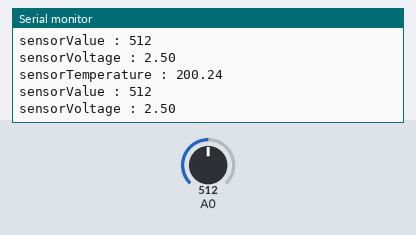
Bench run of a sketch on a simulated Arduino Uno, built with avr-gcc and run on an emulated ATmega328P. Shown: the last lines printed to the serial monitor. The test bench sets the inputs (shaded band); at power-on: A0 = 512.

Above: at 2.3 s.
2.4 s: A0 set to 716
At 2.9 s:
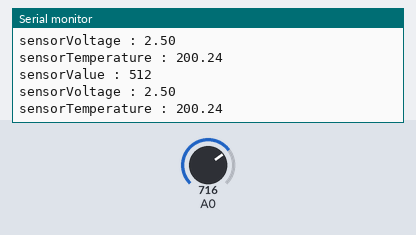
4.5 s: A0 set to 900
At 4.9 s:
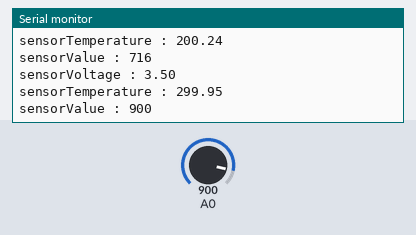
Timing chart, 0 to 7.5 s (numbered marks = the images above; inputs shaded):
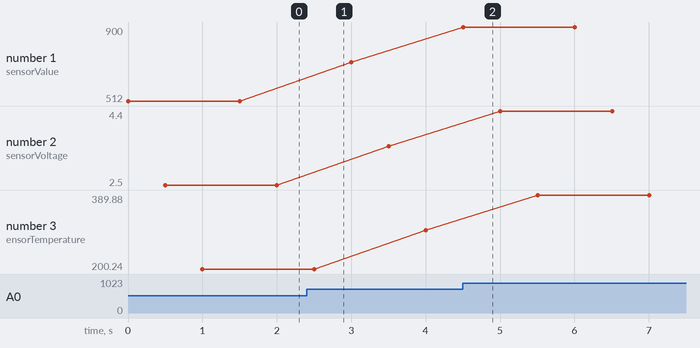

Measured:
- after the input at 4.5 s, the serial monitor: prints a new line at once (image 2)
- plotted number 1: 512 → 716 after the input at 2.4 s, 716 → 900 after the input at 4.5 s
- plotted number 2: 2.5 → 3.5 after the input at 2.4 s, 3.5 → 4.4 after the input at 4.5 s
- plotted number 3: 200.24 → 299.95 after the input at 2.4 s, 299.95 → 389.88 after the input at 4.5 s

The sketch:

tmp36.ino
```cpp
void setup(){
  Serial.begin(9600);
}

void loop(){
  int sensorValue = analogRead(A0);
  float V = (float)sensorValue * 5 / 1023;
  float Temp = (V - 0.5) / 0.01;

  Serial.print("sensorValue : ");
  Serial.println(sensorValue);
  delay(500);
  Serial.print("sensorVoltage : ");
  Serial.println(V);
  delay(500);
  Serial.print("sensorTemperature : ");
  Serial.println(Temp);
  delay(500);
}
```
